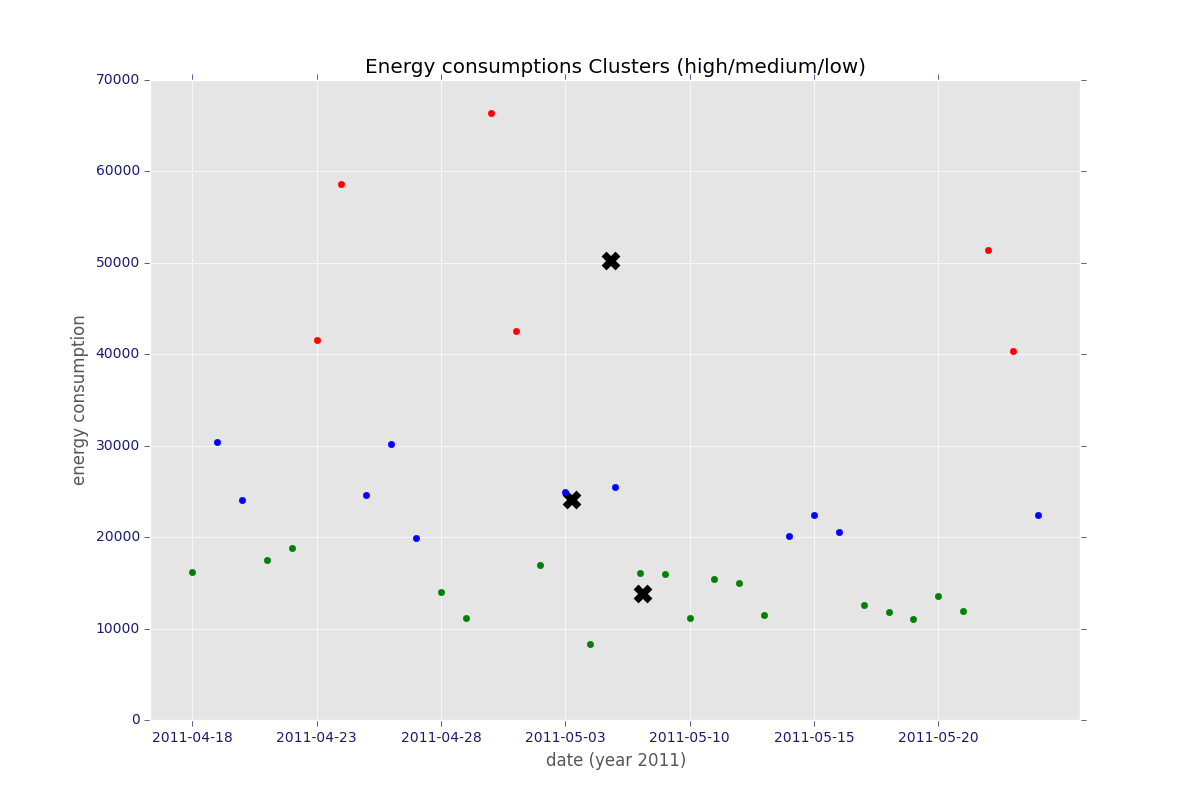

Generate this figure with Python:
import numpy as np
import matplotlib.pyplot as plt
import pandas as pd
from sklearn.cluster import KMeans
from matplotlib import style
style.use('ggplot')

MY_FILE='total_watt.csv'
date = []
consumption = []

df = pd.read_csv(MY_FILE, parse_dates=[0], index_col=[0])
df = df.resample('1D', how='sum')
df = df.dropna()

date = df.index.tolist()
date = [x.strftime('%Y-%m-%d') for x in date]
from sklearn.preprocessing import LabelEncoder

encoder = LabelEncoder()
date_numeric = encoder.fit_transform(date)
consumption = df[df.columns[0]].values

X = np.array([date_numeric, consumption]).T

kmeans = KMeans(n_clusters=3)
kmeans.fit(X)

centroids = kmeans.cluster_centers_
labels = kmeans.labels_


fig, ax = plt.subplots(figsize=(12,8))



colors = ["b.","r.","g."]

for i in range(len(X)):
    ax.plot(X[i][0], X[i][1], colors[labels[i]], markersize = 10)
a = np.arange(0, len(X), 5)
ax.set_xticks(a)
ax.set_xticklabels(encoder.inverse_transform(a.astype(int)))
ax.tick_params(axis='x', colors='midnightblue')
ax.tick_params(axis='y', colors='midnightblue')
plt.scatter(centroids[:, 0],centroids[:, 1], marker = "x", s=100, c="black", linewidths = 5)
ax.set_title('Energy consumptions Clusters (high/medium/low)')
ax.set_xlabel('date (year 2011)')
ax.set_ylabel('energy consumption')

plt.show()
